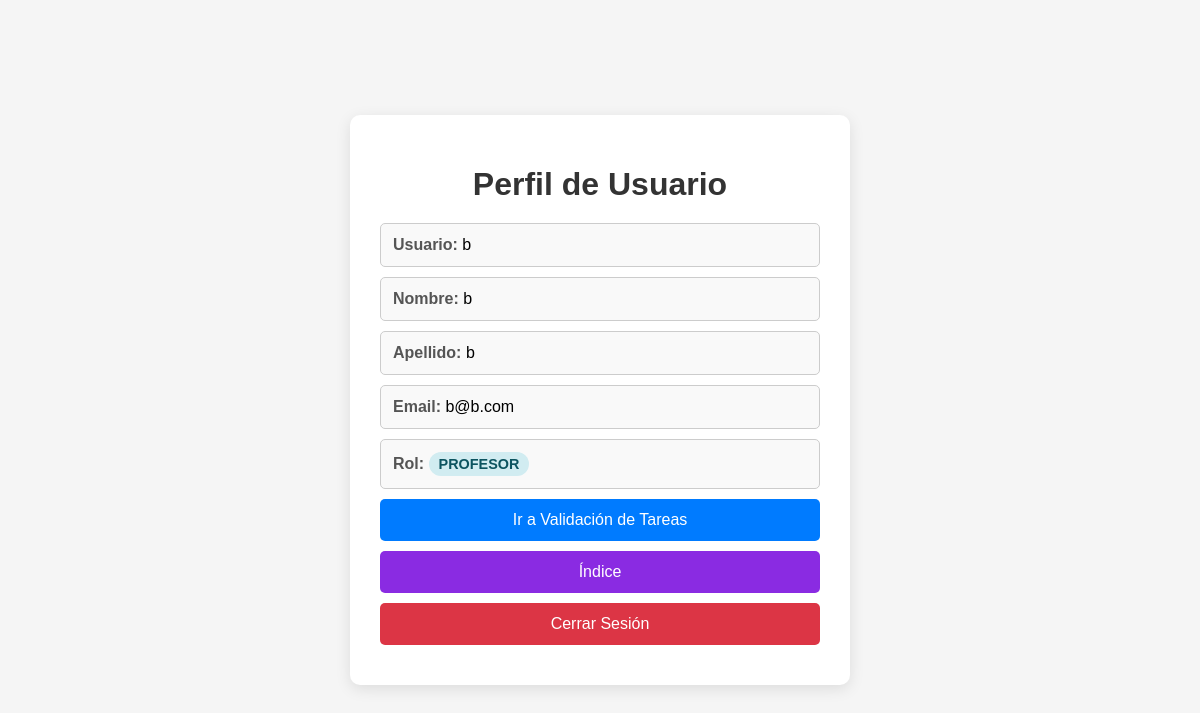
Screenshot of /perfil/ (signed in) with the database file from the repository.
### Aplicaciones/models.py (models this page shows, shortened)
class Usuario(AbstractUser):
    ROL_CHOICES = (
        ('ALUMNO', 'Alumno'),
        ('PROFESOR', 'Profesor'),
    )
    rol = models.CharField(max_length=10, choices=ROL_CHOICES)

### Aplicaciones/views.py (the view)
# urls.py: path('perfil/', views.perfil_usuario, name='perfil_usuario'),
def perfil_usuario(request):
    if not request.user.is_authenticated:
        return redirect('login')
    return render(request, 'Aplicaciones/perfil_usuario.html')

### Aplicaciones/templates/Aplicaciones/perfil_usuario.html (shortened to what this page needs)
<!DOCTYPE html>
<html>
<head>
</head>
<body>
    <div class="container">
        <h1>Perfil de Usuario</h1>
        <p><strong>Usuario:</strong> {{ user.username }}</p>
        <p><strong>Nombre:</strong> {{ user.first_name }}</p>
        <p><strong>Apellido:</strong> {{ user.last_name }}</p>
        <p><strong>Email:</strong> {{ user.email }}</p>
        <p>
            <strong>Rol:</strong>
            {% if user.rol == 'PROFESOR' %}
                <span class="rol-badge">PROFESOR</span>
            {% else %}
                <span class="rol-badge rol-alumno">ALUMNO</span>
            {% endif %}
        </p>
        {% if user.rol == 'PROFESOR' %}
            <a href="{% url 'validacion_profesor' %}">Ir a Validación de Tareas</a>
        {% else %}
            <a href="{% url 'ejercicios_alumnos' %}">Ir a Mis Ejercicios</a>
        {% endif %}
        <a href="{% url 'indice' %}" style="background-color:blueviolet;">Índice</a>
        <a href="{% url 'logout' %}" style="background-color: #dc3545;">Cerrar Sesión</a>
    </div>
</body>
</html>

### Aplicaciones/templates/Aplicaciones/perfil_usuario.html (style rules this page uses)
body { font-family: Arial, sans-serif; background-color: #f5f5f5; display: flex; justify-content: center; align-items: center; min-height: 100vh; margin: 0; }
.container { background-color: #ffffff; padding: 30px; border-radius: 10px; box-shadow: 0 4px 15px rgba(0,0,0,0.1); width: 100%; max-width: 500px; box-sizing: border-box; }
h1 { text-align: center; margin-bottom: 20px; color: #333; }
p { padding: 12px; margin: 10px 0; border: 1px solid #ccc; border-radius: 5px; background: #f9f9f9; }
p strong { color: #555; }
.rol-badge { display: inline-block; padding: 4px 10px; border-radius: 12px; font-size: 0.9em; font-weight: bold; background: #d1ecf1; color: #0c5460; }
a { display: block; padding: 12px; margin: 10px 0; background-color: #007bff; color: white; text-align: center; text-decoration: none; border-radius: 5px; transition: background-color 0.3s; }

### rows the page displays
Usuario: username "b", first_name "b", last_name "b", email "b@b.com"
